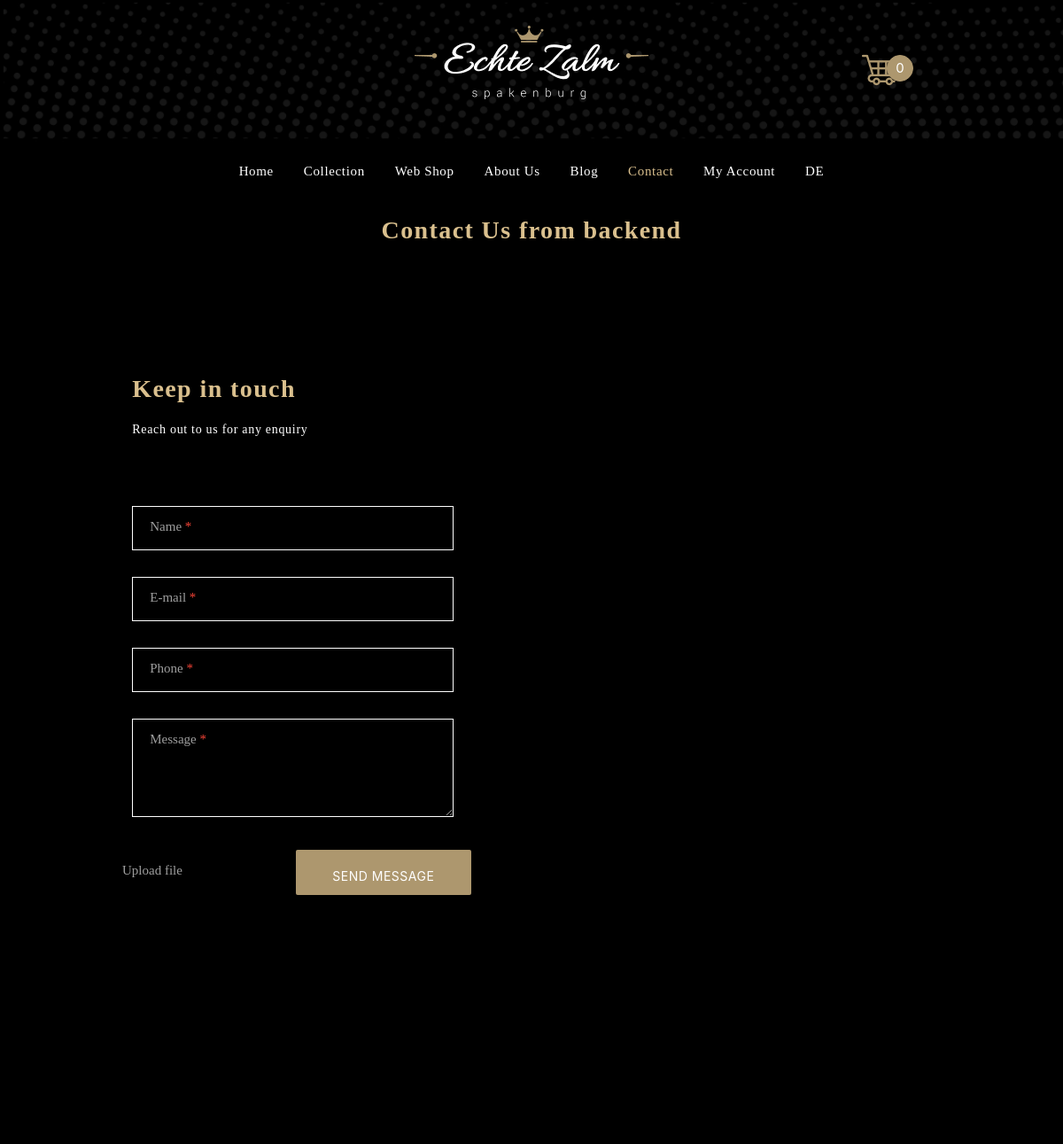
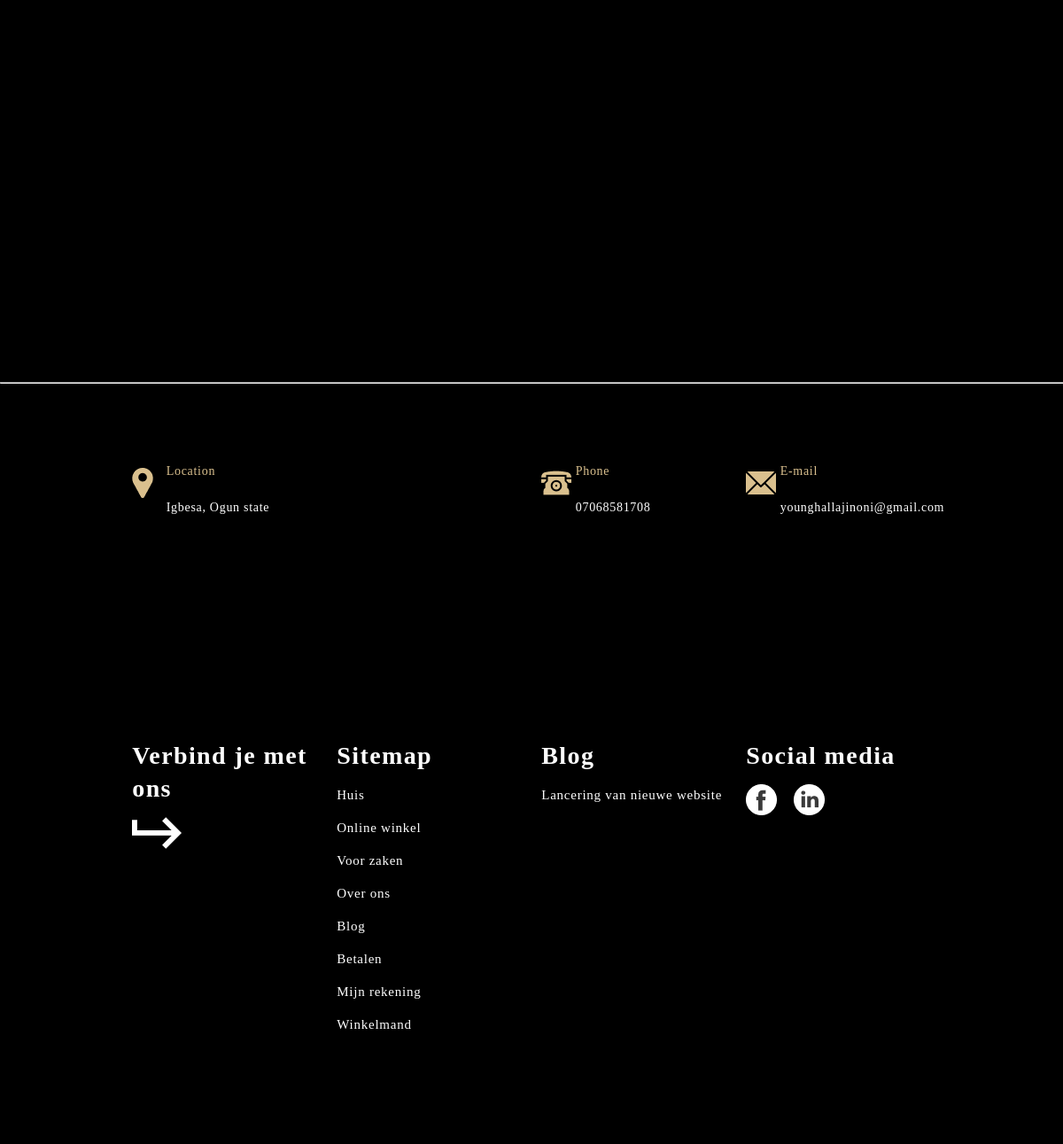
The page /contact.php on the database its author committed (2 pictures, top to bottom).
### tables this page shows
CREATE TABLE `pages` (
  `id` int(11) NOT NULL,
  `page_name` varchar(255) NOT NULL,
  `page_title` varchar(255) NOT NULL,
  `status` varchar(11) DEFAULT NULL,
  `file1` varchar(255) DEFAULT NULL,
  `file2` varchar(255) NOT NULL,
  `file3` varchar(255) NOT NULL,
  `uploaded_on` timestamp NOT NULL DEFAULT CURRENT_TIMESTAMP ON UPDATE CURRENT_TIMESTAMP,
  `uploaded_by` varchar(255) NOT NULL
);

### contact.php (the view, shortened to what this page needs)
<?php $page = 'contact'; include 'head.php' ?>
<?php
  include 'includes/connection.php';
  $getDetails = $connect2db->prepare("SELECT * FROM pages WHERE page_name = ? AND status = ?");
  $getDetails->execute([$page, 1]);
  if ($getDetails->rowcount()>0) {
    $data = $getDetails->fetch();
    $title = $data->page_title;
    $address = $data->file1;
    $pnum = $data->file2;
    $email = $data->file3;
  } else{
    $title = 'A Special Experience Of Taste And Tradition';
    $address = '359  Frankenroda Rd, Mihla, Deutche.';
    $pnum = '+32 011 240 193';
    $email='Johndoe@nomail.com';
  }
?>
<section>
	<div class="container">
		<h5 class="center" style="padding-bottom: 108px;"><?php echo $title?></h5>
    <form id="feedbackFrm" method="POST" enctype="multipart/form-data" action="">
		<div class="row">
			<div class="col m5 s12 card black" >
				<h5>Keep in touch</h5>
				<p style="margin-bottom: 58px; color: white;">Reach out to us for any enquiry</p>
				<div class="row">
					<div class="col s12 input-field">
						<label for="name" style="padding-left: 20px;">Name <span class="red-text">*</span> </label>
						<input type="text" id="name" class="browser-default input" name="sender">
					</div>
					<div class="col s12 input-field">
						<label for="email" style="padding-left: 20px;">E-mail <span class="red-text">*</span> </label>
						<input type="email" id="email" class="browser-default input" name="email">
					</div>
					<div class="col s12 input-field">
						<label for="phone" style="padding-left: 20px;">Phone <span class="red-text">*</span> </label>
						<input type="text" id="phone" class="browser-default input" name="pnum">
					</div>
					<div class="col s12 input-field">
						<label for="phone" style="padding-left: 20px;">Message <span class="red-text">*</span> </label>
						<textarea class="browser-default input" style="height: 111px;" name="message"></textarea>
					</div>
					<div class="row">
						<div class="col s5 left input-field upload">
						<label for="uploadImg"> <i class="fas fa-cloud-upload-alt"></i>Upload file</label>
						</div>
						<div class="col s6 input-field">
							<button class="btn planbtn" id="feedbackBtn" type="submit" name="feedbackBtn">Send Message</button>
						</div>
					</div>
				</div>
			</div>
			<div class="col s12 m7 right card black" id="style-map" style="height: 552px; width: 563px; margin-top: 55px;"></div>
		</div>
	</div>
</section>
<hr style="width:100%; ">
<section>
	<div class="container">
		<div class="row">
			<div class="col m6 s12 card black white-text">
				<div class="row">
					<div class="col s1 black" style="padding-top: 24px;">
            <img src="images/icon/location.png">
          </div>
          <div class="col s11" style="padding-top: 56px;">
            <p style="color: #DAC08E;">Location</p>
            <p style="margin-top: 10px;"><?php echo $address; ?></p>
          </div>
				</div>
			</div>
      <div class="col s12 m3 card black white-text">
        <div class="row">
          <div class="col s2 black" style="padding-top: 24px;">
            <img src="images/icon/phone.png">
          </div>
          <div class="col s10" style="padding-top: 56px;">
            <p style="color: #DAC08E;">Phone</p>
            <p><?php echo $pnum; ?></p>
          </div>
        </div>
      </div>
      <div class="col s12 m3 card black white-text">
        <div class="row">
          <div class="col s2 black" style="padding-top: 24px;">
            <img src="images/icon/mail.png">
          </div>
          <div class="col s10" style="padding-top: 56px;">
            <p style="color: #DAC08E;">E-mail</p>
            <p><?php echo $email; ?></p>
          </div>
        </div>
      </div>
		</div>
	</div>
</section>
<?php include 'footer.php' ?>

### head.php (shortened to what this page needs)
<!DOCTYPE html>
<html>
  <head>
    <link type="text/css" rel="stylesheet" href="css/materialize.min.css"/>
    <link type="text/css" rel="stylesheet" href="css/style.css" />
    <link rel="stylesheet" type="text/css" href="css/poppins.css">
    <link rel="stylesheet" type="text/css" href="css/playfair.css">
    <link href="css/aos.min.css" rel="stylesheet">
    <link rel="stylesheet" href="css/rateyo.min.css">
</head>
<body>
<nav class="d-flex">
    <div class="nav-wrapper container">
      <a href="#" class="brand-logo center"><img src="images/logo-white.png" class="responsive-img"></a>
      <ul id="nav-mobile" class="right">
        <li>
          <a href="cart.php">
            <img src="images/cart.png">
            <button style="
                  position: relative;
                  top: -15px;
                  right: 16px;
                  width: 30px;
                  height: 30px;
                  color: #fff;
                  background-color: #AD976E;
                  border-radius: 30px;
                  text-align:center;border:solid 1px #AD976E"
                  class="center align-center" id="cart">
                  </button>
          </a>
        </li>
      </ul>
    </div>
  </nav>
  <nav class="hide-on-med-and-down black nav-center" role="navigation">
    <div class="nav-wrapper menu container-fluid ">
      <ul class="" id="menu">
        <li class="">
          <a class="<?php $page=='home'?print'active':print'';?>" id="home" href="index.php">Home </a>
        </li>
        <li>
          <a href="collection.php" id="col" class="<?php $page=='collection'?print'active':print'';?>">Collection</a>
        </li>
        <li>
          <a href="webshop.php" class="<?php $page=='webshop'?print'active':print'';?>">Web Shop</a>
        </li>
        <li>
          <a href="aboutUs.php" class="<?php $page=='about'?print'active':print'';?>">About Us</a>
        </li>
        <li><a href="blog.php" class="<?php $page=='blog'?print'active':print'';?>">Blog</a></li>
        <li><a href="contact.php" class="<?php $page=='contact'?print'active':print'';?>">Contact</a></li>
        <li class="dropdown">
          <a class="dropdown-trigger" href="#!" data-target="account">
           <?php if (isset($_SESSION['email'])) {
             echo($_SESSION['email']);
           } else{
            echo "My Account";
           }?>
          </a>
        </li>
        <li> <a href="" class="bt"> DE</a></li>
      </ul>
    </div>
  </nav>

### footer.php (shortened to what this page needs)
<footer class="container-fluid" style="background: black; color: white;">
	<div class="container" style="height:157px"></div>
<div class="container">
		<div class="row">
		<div class="col l3 s12 m6">
			<h4 style="font-family:playfair" class="text-white font-weight-bold left-align">Verbind je met ons</h4>
			<img src="images/icon/arrow-right.png">
		</div>
		<div class="col l3 s12 m6">
		<h4 style="font-family:playfair" class="text-white font-weight-bold left-align">Sitemap</h4>
    <div>
      <p><a href="" class="text-muted"> Huis</a> </p>
      <p><a href="" class="text-muted"> Online winkel</a> </p>
      <p><a href="" class="text-muted"> Voor zaken</a> </pp>
      <p><a href="" class="text-muted"> Over ons</a> </p>
      <p><a href="" class="text-muted"> Blog</a> </p>
      <p><a href="" class="text-muted"> Betalen</a> </p>
      <p><a href="" class="text-muted"> Mijn rekening</a> </p>
      <p><a href="" class="text-muted"> Winkelmand</a> </p>
    </div>
	</div>
	<div class="col l3 s12 m6">
			<h4 style="font-family:playfair;text-align:left;" class="text-white font-weight-bold">Blog</h4>
			<p class="text-muted">Lancering van nieuwe website</p>
		</div>
	<div class="col l3 s12 m6">
			<h4 style="font-family:playfair" class="text-white left-align font-weight-bold">Social media</h4>
			<div>
				<img src="images/icon/facebook.png"> &nbsp &nbsp
				<img src="images/icon/linkedin.png">
			</div>
		</div>
	</div>
</div>
<div class="container" style="height:89px"></div>
</footer>

### css/style.css (style rules this page uses)
.d-flex { background: url('../images/header.png'); background-size: cover; background-repeat: no-repeat; height: 161px; padding-top: 29px; padding-bottom: 30px; }
.input { border: 1px solid #fff; padding-left: 30px; background: transparent; width: 100%; height: 50px; color: #fff; }
.planbtn { height: 51px; width: 198px; background: #AD976E; color: #fff; padding-top: 10px; margin-left: 26px; }
h5 { font-family: Playfair Display; font-style: normal; font-weight: bold; font-size: 28px; line-height: 37px; letter-spacing: 0.05em; color: #DAC08E; }
body { padding:0px; height:0px; background-color: #000; font-family: 'Poppins'; }
nav .right { padding-top: 31px; }
nav li { font-weight: 500; font-size: 13px; align-items: center; text-align: center; letter-spacing: 0.05em; font-style: normal; }
nav.nav-center ul { text-align: center; }
nav.nav-center ul li { display: inline; float: none; }
nav.nav-center ul li a { display: inline-block; }
nav.nav-center ul li a.active { color: #DAC08E; }
.menu { height: 80px; text-align: center; align-items: center; }
.container { width: 77%; }
section .container img { margin-right: 16px; margin-bottom:4px; margin-top: 56px; }
footer h4 { font-family: Playfair Display; font-style: normal; font-weight: bold; font-size: 28px; line-height: 37px; letter-spacing: 0.05em; color: #FFFFFF; }
footer p { font-family: Poppins; font-style: normal; font-weight: normal; font-size: 15px; line-height: 22px; letter-spacing: 0.05em; color: #FFFFFF; }
footer .col a { font-family: Poppins; font-style: normal; font-weight: normal; font-size: 15px; line-height: 22px; letter-spacing: 0.05em; color: #FFFFFF; text-decoration: none; }
h4 { font-family: Playfair Display; font-style: normal; font-weight: bold; font-size: 28px; line-height: 37px; text-align: center; letter-spacing: 0.05em; }
#style-map { height: 100%; }
p, .sub-title { font-family: Poppins; font-size: 20px; font-style: normal; font-weight: 500; line-height: 30px; letter-spacing: 0.05em; text-align: left; color:#fff; }
div .accordian, p { font-family: Poppins; font-size: 14px; font-style: normal; font-weight: 300; line-height: 27px; letter-spacing: 0.05em; text-align: left; }

### rows shown on the page
pages: page_title "Contact Us from backend", file1 "Igbesa, Ogun state", file2 "07068581708", file3 "younghallajinoni@gmail.com"
